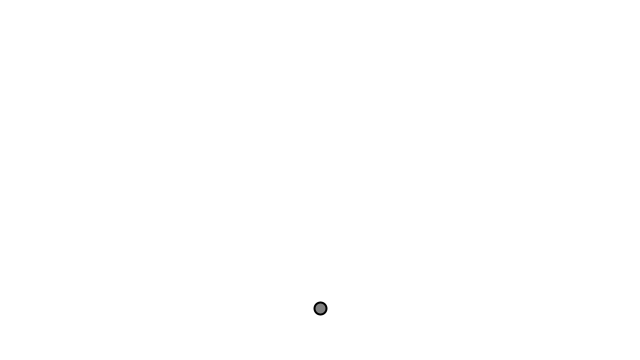
Frame 1 (no input)
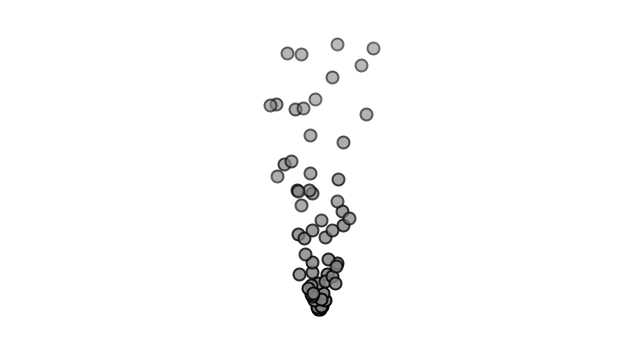
Frame 60 (the mouse pressed at the canvas centre just before this capture)
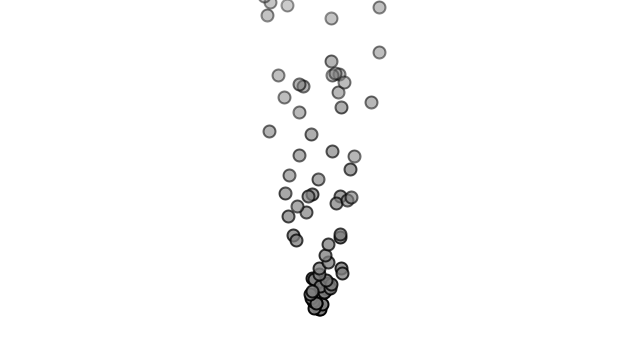
Frame 120 (the mouse held since frame 60 and released just before this capture)

The Processing sketch that drew these frames (run headless with seeded random() and noise(); from frame 60 on, the mouse is pressed at the canvas centre):

// Processing sketch: pe1_particle_system_force
// ── pe1_particle_system_force.pde
// The Nature of Code
// Daniel Shiffman
// http://natureofcode.com

ParticleSystem ps;

void setup() {
  size(640,360);
  ps = new ParticleSystem(new PVector(width/2,height-50));
}

void draw() {
  background(255);
  
  // Apply gravity force to all Particles
  PVector gravity = new PVector(0,-0.1);
  ps.applyForce(gravity);
  
  ps.addParticle();
  ps.run();
}
// ── Particle.pde
// The Nature of Code
// Daniel Shiffman
// http://natureofcode.com

class Particle {
  PVector location;
  PVector velocity;
  PVector acceleration;
  float lifespan;
  
  float mass = 1; // Let's do something better here!

  Particle(PVector l) {
    acceleration = new PVector(0,0);
    velocity = new PVector(random(-1,1),random(-2,0));
    location = l.get();
    lifespan = 255.0;
  }

  void run() {
    update();
    display();
  }

  void applyForce(PVector force) {
    PVector f = force.get();
    f.div(mass);   
    acceleration.add(f);
  }

  // Method to update location
  void update() {
    velocity.add(acceleration);
    location.add(velocity);
    acceleration.mult(0);
    lifespan -= 2.0;
  }

  // Method to display
  void display() {
    stroke(0,lifespan);
    strokeWeight(2);
    fill(127,lifespan);
    ellipse(location.x,location.y,12,12);
  }

  // Is the particle still useful?
  boolean isDead() {
    if (lifespan < 0.0) {
      return true;
    } else {
      return false;
    }
  }
}
// ── ParticleSystem.pde
// The Nature of Code
// Daniel Shiffman
// http://natureofcode.com

class ParticleSystem {
  ArrayList<Particle> particles;
  PVector origin;

  ParticleSystem(PVector location) {
    origin = location.get();
    particles = new ArrayList<Particle>();
  }

  void addParticle() {
    particles.add(new Particle(origin));
  }

  // A function to apply a force to all Particles
  void applyForce(PVector f) {
    for (Particle p: particles) {
      p.applyForce(f);
    }
  }

  void run() {
    for (int i = particles.size()-1; i >= 0; i--) {
      Particle p = particles.get(i);
      p.run();
      if (p.isDead()) {
        particles.remove(i);
      }
    }
  }
}
